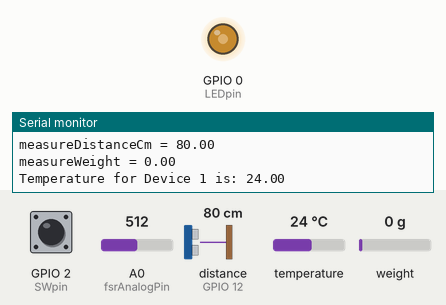
This sketch was run on a simulated ESP8266 (NodeMCU). On the bench: output pins drawn as LEDs (lit = HIGH), the last lines printed to the serial monitor. The test bench sets the inputs (shaded band); at power-on: A0 (fsrAnalogPin) = 512, GPIO 2 (SWpin) HIGH, distance to the obstacle (sensor on GPIO 12) 80 cm, temperature 24 °C, weight on the scale 0 g.

Above: at 2.2 s.
2.3 s: A0 (fsrAnalogPin) set to 716
At 5.2 s:
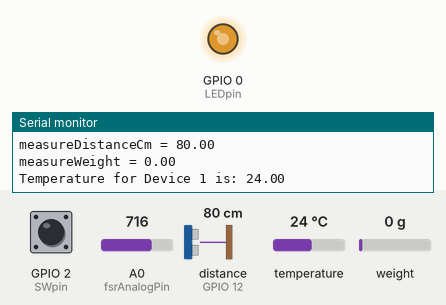
5.6 s: A0 (fsrAnalogPin) set to 992
At 7.5 s:
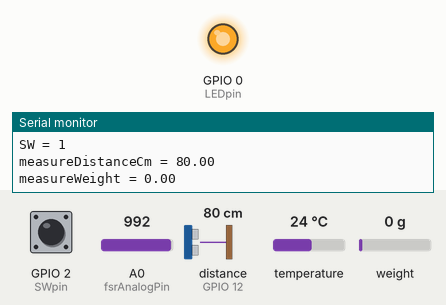
8.9 s: A0 (fsrAnalogPin) set to 30
At 11.0 s:
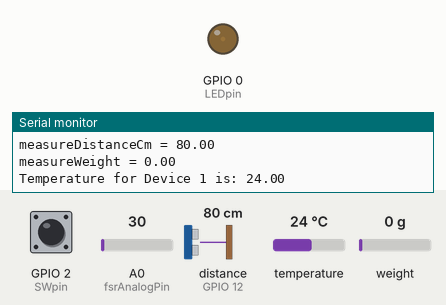
Timing chart, 0 to 12.5 s (numbered marks = the images above; inputs shaded):
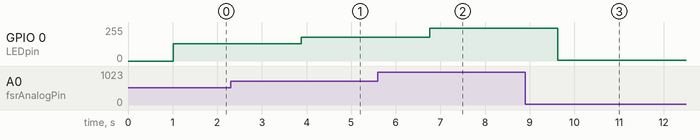

Measured:
- after the input at 2.3 s, GPIO 0 (LEDpin): 128/255 → 178/255 after 1.6 s
- after the input at 5.6 s, GPIO 0 (LEDpin): 178/255 → 247/255 after 1.2 s
- after the input at 8.9 s, GPIO 0 (LEDpin): 247/255 → 7/255 after 0.73 s

The sketch:

firmware_ver.2020_07_03.ino
```cpp
#include "HX711.h"
#include <HCSR04.h>
#include <ESP8266WiFi.h>;
#include <WiFiClient.h>;
#include <ThingSpeak.h>;
#include <Adafruit_Sensor.h>
#include <OneWire.h>
#include <DallasTemperature.h>

#define ONE_WIRE_BUS 14  // DS18B20 pin
OneWire oneWire(ONE_WIRE_BUS);
DallasTemperature sensors(&oneWire);

int fsrAnalogPin = A0; // D14 FSR is connected to analog 0
int LEDpin = 0;       //S2
int SWpin = 2;         //D4

int DTpin =  5;        //D1 dataPin
int SCKpin = 4;        //D2 clockPin

uint32_t start, stop;
volatile float f;


int fsrReading;       // the analog reading from the FSR resistor divider
int LEDbrightness;
int SWValue = 0;

UltraSonicDistanceSensor distanceSensor(13, 12);  // Initialize sensor that uses digital pins D6 and D7.

HX711 scale;

void setup() {
  Serial.begin(115200);   // We'll send debugging information via the Serial monitor
  pinMode(LEDpin, OUTPUT);
  pinMode(SWpin, INPUT_PULLUP);

  scale.begin(DTpin, SCKpin);
  // TODO find a nice solution for this calibration..
  // loadcell factor 20 KG
  // scale.set_scale(127.15);
  // loadcell factor 5 KG
  scale.set_scale(420.0983);
  // reset the scale to zero = 0
  scale.tare();

  sensors.begin();

}

void loop(void) {
  fsrReading = analogRead(fsrAnalogPin);
  Serial.print("Force Sensetive Resistor = ");
  Serial.println(fsrReading);
  // we'll need to change the range from the analog reading (0-1023) down to the range
  // used by analogWrite (0-255) with map!
  LEDbrightness = map(fsrReading, 0, 1023, 0, 255);
  // LED gets brighter the harder you press
  analogWrite(LEDpin, LEDbrightness);
  SWValue = digitalRead(SWpin);
  Serial.print("SW = ");
  Serial.println(SWValue);

  Serial.print("measureDistanceCm = ");
  Serial.println(distanceSensor.measureDistanceCm());


  // continuous scale 4x per second
  f = scale.get_units(), 10;


  Serial.print("measureWeight = ");
  Serial.println(f);


  sensors.requestTemperatures();
  Serial.print("Temperature for Device 1 is: ");
  Serial.println(sensors.getTempCByIndex(0));

  delay(2000);
}
```
